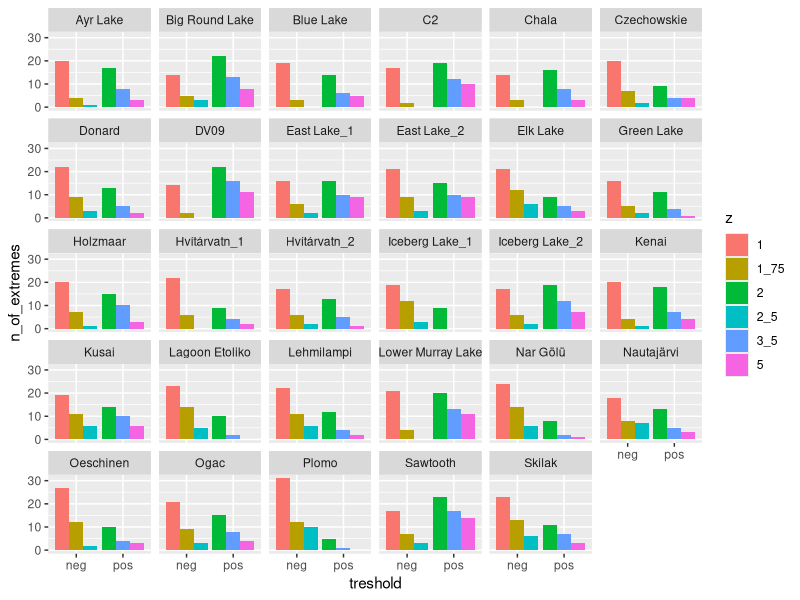
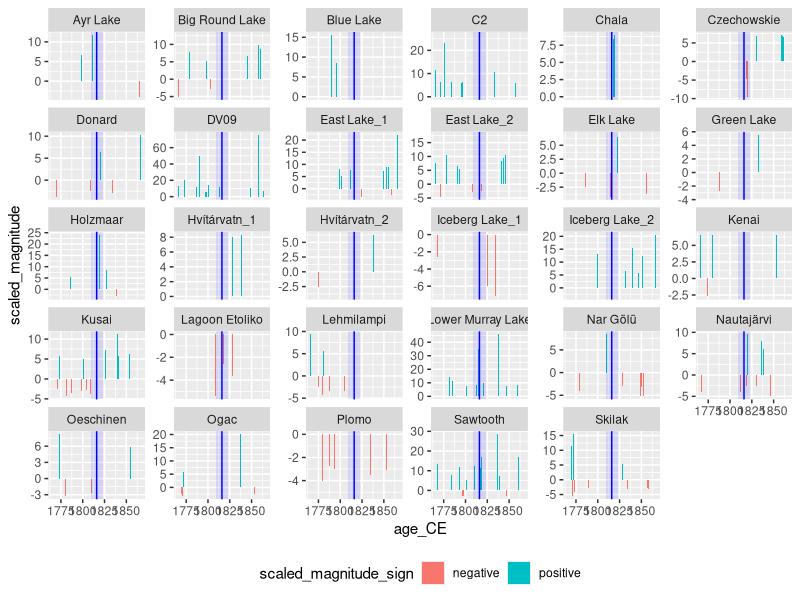
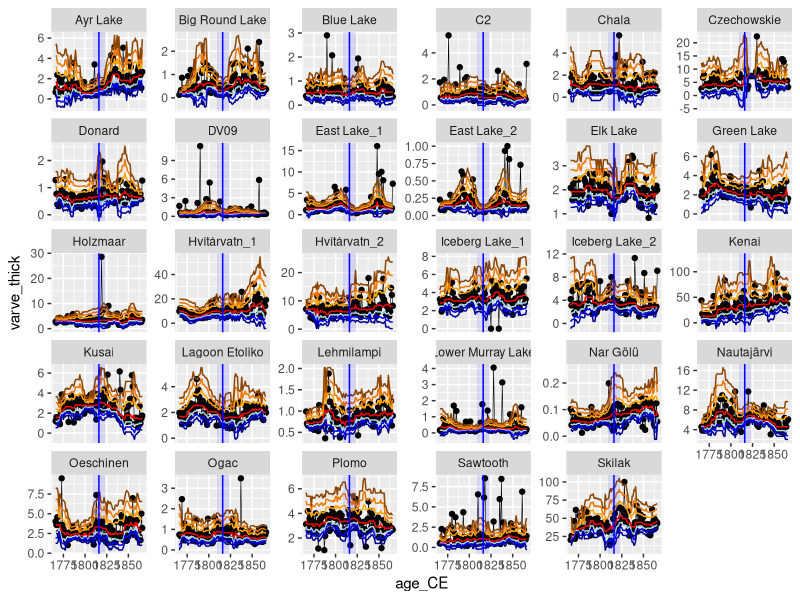

Generate these figures, in order, with R:
library(tidyverse)

#In the functions: for ti < window_width and ti > tn - window width, the moving median and mad the "missing" data necessery to calculate the parameters were substituted with pseudodata. The genaration of pseudodata followed the method desribed by Cowling and Hall (1996) that relies on mirroring data that are within the range of [T(1);T(n)]. Eq. 6.35 in Mudelsee, p. 237
#functions--------
moving_median_extended <- function(x, window_size = 15) {
  y <- vector("numeric", length(x))
  window_half <- floor(window_size / 2)
  x2 <- c(x[(1+((window_size/2)-0.5)):2], x, x[(length(x)-1):(length(x)-((window_size/2)-0.5))])
  
  # Calculate moving median for middle elements
  for (i in 1:(length(x2)-window_size+1)) {
    y[i] = median(x2[i:(i + window_size - 1)])
  }
  
  return(y)
}

#median absolute distance (MAD)
median_absolute_distance <- function(x, s_i, window_size = 5) {
  y <- vector("numeric", length(x))
  window_half <- floor(window_size / 2)
  x2 <- c(x[(1+((window_size/2)-0.5)):2], x, x[(length(x)-1):(length(x)-((window_size/2)-0.5))]) #x is varve thickncess
  s_i2 <- c(s_i[(1+((window_size/2)-0.5)):2], s_i, s_i[(length(s_i)-1):(length(s_i)-((window_size/2)-0.5))]) #s_i is moving average
  x_s_i_diff <- abs(x2 - s_i2)
  
  for (i in 1:(length(x_s_i_diff)-window_size+1)) {
    y[i] = median(x_s_i_diff[i:(i + window_size - 1)])
  }
  
  return(y)
}

#
full_ds <- read_csv("data/full_ds.csv") %>% 
  filter(age_CE > 1765 & age_CE < 1867) %>%
  group_by(lake_name) %>% 
  mutate(moving_median_tvt = moving_median_extended(varve_thick, window_size = 15),
         moving_median_llt =
           moving_median_extended(light_lamin_thick, window_size = 15),
         moving_median_dlt = 
           moving_median_extended(dark_lamin_thick, window_size = 15),
         mad_tvt = median_absolute_distance(x = varve_thick, s_i = moving_median_tvt,
                                  window_size = 15),
         mad_llt = 
           median_absolute_distance(x = light_lamin_thick, s_i = moving_median_llt,
                                            window_size = 15),
         mad_dlt = 
           median_absolute_distance(x = dark_lamin_thick, s_i = moving_median_dlt,
                                            window_size = 15),
         tresh_pos_tvt_z2 = moving_median_tvt + mad_tvt*2,
         tresh_pos_llt_z2 = moving_median_llt + mad_llt*2,
         tresh_pos_dlt_z2 = moving_median_dlt + mad_dlt*2,
         tresh_pos_tvt_z3_5 = moving_median_tvt + mad_tvt*3.5,
         tresh_pos_llt_z3_5 = moving_median_llt + mad_llt*3.5,
         tresh_pos_dlt_z3_5 = moving_median_dlt + mad_dlt*3.5,
         tresh_pos_tvt_z5 = moving_median_tvt + mad_tvt*5,
         tresh_pos_llt_z5 = moving_median_llt + mad_llt*5,
         tresh_pos_dlt_z5 = moving_median_dlt + mad_dlt*5,
         tresh_neg_tvt_z1 = moving_median_tvt - mad_tvt*1,
         tresh_neg_llt_z1 = moving_median_llt - mad_llt*1,
         tresh_neg_dlt_z1 = moving_median_dlt - mad_dlt*1,
         tresh_neg_tvt_z1_75 = moving_median_tvt - mad_tvt*1.75,
         tresh_neg_llt_z1_75 = moving_median_llt - mad_llt*1.75,
         tresh_neg_dlt_z1_75 = moving_median_dlt - mad_dlt*1.75,
         tresh_neg_tvt_z2_5 = moving_median_tvt - mad_tvt*2.5,
         tresh_neg_llt_z2_5 = moving_median_llt - mad_llt*2.5,
         tresh_neg_dlt_z2_5 = moving_median_dlt - mad_dlt*2.5
         ) %>% 
  ungroup()

tvt_plot <- full_ds %>% 
  filter(!is.na(varve_thick)) %>% 
  ggplot() +
  geom_line(aes(x = age_CE, y = varve_thick), linewidth = 0.2) +
  geom_point(aes(x = age_CE, y = varve_thick)) +
  geom_line(aes(x = age_CE, y = moving_median_tvt), color = "red") +
  geom_line(aes(x = age_CE, y = tresh_pos_tvt_z2), color = "orange") +
  geom_line(aes(x = age_CE, y = tresh_pos_tvt_z3_5), color = "darkorange2") +
  geom_line(aes(x = age_CE, y = tresh_pos_tvt_z5), color = "darkorange4") +
  geom_line(aes(x = age_CE, y = tresh_neg_tvt_z1), color = "lightblue") +
  geom_line(aes(x = age_CE, y = tresh_neg_tvt_z1_75), color = "blue") +
  geom_line(aes(x = age_CE, y = tresh_neg_tvt_z2_5), color = "darkblue") +
  annotate("rect",
           xmin = 1816 - 7, xmax = 1816 + 7, ymin = -Inf, ymax = Inf,
           alpha = 0.1, fill = "blue") +
  geom_vline(xintercept = 1816, color = "blue") +
  facet_wrap(.~ lake_name, scales = "free_y")
 
n_of_out_tvt <- full_ds %>% 
  filter(!is.na(varve_thick)) %>% 
  group_by(lake_name) %>% 
  summarise(n_pos_z2 = sum(varve_thick > tresh_pos_tvt_z2),
            n_pos_z3_5 = sum(varve_thick > tresh_pos_tvt_z3_5),
            n_pos_z5 = sum(varve_thick > tresh_pos_tvt_z5),
            n_neg_z1 = sum(varve_thick < tresh_neg_tvt_z1),
            n_neg_z1_75 = sum(varve_thick < tresh_neg_tvt_z1_75),
            n_neg_z2_5 = sum(varve_thick < tresh_neg_tvt_z2_5)) %>% 
  pivot_longer(cols = n_pos_z2:n_neg_z2_5, names_to = "treshold_prep",
               values_to = "n_of_extremes") %>% 
  mutate(treshold = as.factor(ifelse(grepl("neg", treshold_prep), "neg", "pos")),
         z = as.factor(case_when(
           grepl("z1$", treshold_prep) ~ "1",
           grepl("z1_75$", treshold_prep) ~ "1_75",
           grepl("z2$", treshold_prep) ~ "2",
           grepl("z2_5$", treshold_prep) ~ "2_5",
           grepl("z3_5$", treshold_prep) ~ "3_5",
           grepl("z5$", treshold_prep) ~ "5",
           TRUE ~ NA_character_))) 

n_of_out_tvt_plot <- ggplot(n_of_out_tvt,
                            aes(x = treshold, y = n_of_extremes, fill = z)) +
  geom_col(position = position_dodge(width = 0.9)) +
  facet_wrap(.~ lake_name)

scales_out_tvt <- full_ds %>% 
  filter(!is.na(varve_thick)) %>% 
  filter(varve_thick < tresh_neg_tvt_z2_5 | varve_thick > tresh_pos_tvt_z5) %>%
  dplyr::select(lake_name, age_CE, tresh_pos_tvt_z5,
         tresh_neg_tvt_z2_5, varve_thick, moving_median_tvt, mad_tvt) %>% 
  mutate(scaled_magnitude = (varve_thick - moving_median_tvt)/mad_tvt,
         scaled_magnitude_sign = as.factor(ifelse(scaled_magnitude > 0, "positive", "negative")))

scales_out_tvt_plot <- ggplot(scales_out_tvt, aes(x = age_CE, y = scaled_magnitude, fill = scaled_magnitude_sign)) +
  geom_col() +
  annotate("rect",
           xmin = 1816 - 7, xmax = 1816 + 7, ymin = -Inf, ymax = Inf,
           alpha = 0.1, fill = "blue") +
  geom_vline(xintercept = 1816, color = "blue") +
  facet_wrap(.~ lake_name, scales = "free_y") +
  theme(legend.position = "bottom")
  
